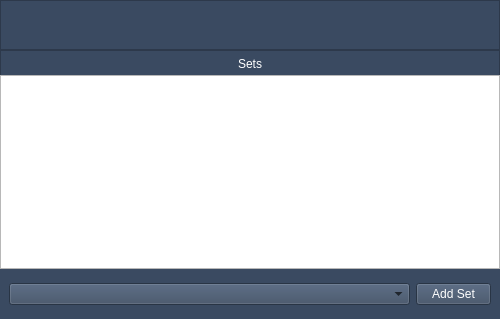
               <widget class="QFrame" name="flashcards_page_middle">
                <property name="minimumSize">
                 <size>
                  <width>500</width>
                  <height>0</height>
                 </size>
                </property>
                <property name="maximumSize">
                 <size>
                  <width>500</width>
                  <height>16777215</height>
                 </size>
                </property>
                <property name="styleSheet">
                 <string notr="true">QFrame#flashcards_page_middle{
border: solid lightgray;
border-width: 0px 1px 0px 0px;
}</string>
                </property>
                <property name="frameShape">
                 <enum>QFrame::NoFrame</enum>
                </property>
                <property name="frameShadow">
                 <enum>QFrame::Raised</enum>
                </property>
                <layout class="QVBoxLayout" name="verticalLayout_62">
                 <property name="spacing">
                  <number>0</number>
                 </property>
                 <property name="leftMargin">
                  <number>0</number>
                 </property>
                 <property name="topMargin">
                  <number>0</number>
                 </property>
                 <property name="rightMargin">
                  <number>0</number>
                 </property>
                 <property name="bottomMargin">
                  <number>0</number>
                 </property>
                 <item>
                  <widget class="QFrame" name="frame_37">
                   <property name="minimumSize">
                    <size>
                     <width>0</width>
                     <height>50</height>
                    </size>
                   </property>
                   <property name="maximumSize">
                    <size>
                     <width>16777215</width>
                     <height>50</height>
                    </size>
                   </property>
                   <property name="styleSheet">
                    <string notr="true">background-color: rgb(58, 74, 97);</string>
                   </property>
                   <property name="frameShape">
                    <enum>QFrame::StyledPanel</enum>
                   </property>
                   <property name="frameShadow">
                    <enum>QFrame::Raised</enum>
                   </property>
                  </widget>
                 </item>
                 <item>
                  <widget class="QFrame" name="middle_top_3">
                   <property name="minimumSize">
                    <size>
                     <width>0</width>
                     <height>25</height>
                    </size>
                   </property>
                   <property name="maximumSize">
                    <size>
                     <width>16777215</width>
                     <height>25</height>
                    </size>
                   </property>
                   <property name="styleSheet">
                    <string notr="true">background-color: rgb(58, 74, 97);</string>
                   </property>
                   <property name="frameShape">
                    <enum>QFrame::StyledPanel</enum>
                   </property>
                   <property name="frameShadow">
                    <enum>QFrame::Raised</enum>
                   </property>
                   <layout class="QHBoxLayout" name="horizontalLayout_42">
                    <property name="spacing">
                     <number>0</number>
                    </property>
                    <property name="leftMargin">
                     <number>0</number>
                    </property>
                    <property name="topMargin">
                     <number>0</number>
                    </property>
                    <property name="rightMargin">
                     <number>0</number>
                    </property>
                    <property name="bottomMargin">
                     <number>0</number>
                    </property>
                    <item>
                     <widget class="QLabel" name="textbook_info_label_3">
                      <property name="minimumSize">
                       <size>
                        <width>0</width>
                        <height>25</height>
                       </size>
                      </property>
                      <property name="styleSheet">
                       <string notr="true">color: white</string>
                      </property>
                      <property name="text">
                       <string>Sets</string>
                      </property>
                      <property name="alignment">
                       <set>Qt::AlignCenter</set>
                      </property>
                     </widget>
                    </item>
                   </layout>
                  </widget>
                 </item>
                 <item>
                  <widget class="QFrame" name="middle_bottom_3">
                   <property name="frameShape">
                    <enum>QFrame::StyledPanel</enum>
                   </property>
                   <property name="frameShadow">
                    <enum>QFrame::Raised</enum>
                   </property>
                   <layout class="QVBoxLayout" name="verticalLayout_64">
                    <property name="spacing">
                     <number>0</number>
                    </property>
                    <property name="leftMargin">
                     <number>0</number>
                    </property>
                    <property name="topMargin">
                     <number>0</number>
                    </property>
                    <property name="rightMargin">
                     <number>0</number>
                    </property>
                    <property name="bottomMargin">
                     <number>0</number>
                    </property>
                    <item>
                     <widget class="QListWidget" name="flashcard_sets_listwidget">
                      <property name="frameShape">
                       <enum>QFrame::NoFrame</enum>
                      </property>
                     </widget>
                    </item>
                   </layout>
                  </widget>
                 </item>
                 <item>
                  <widget class="QFrame" name="frame_41">
                   <property name="minimumSize">
                    <size>
                     <width>0</width>
                     <height>50</height>
                    </size>
                   </property>
                   <property name="maximumSize">
                    <size>
                     <width>16777215</width>
                     <height>50</height>
                    </size>
                   </property>
                   <property name="styleSheet">
                    <string notr="true">background-color: rgb(58, 74, 97);</string>
                   </property>
                   <property name="frameShape">
                    <enum>QFrame::NoFrame</enum>
                   </property>
                   <property name="frameShadow">
                    <enum>QFrame::Raised</enum>
                   </property>
                   <layout class="QHBoxLayout" name="horizontalLayout_41">
                    <item>
                     <widget class="QComboBox" name="flashcard_set_combobox"/>
                    </item>
                    <item>
                     <widget class="QPushButton" name="add_set_button">
                      <property name="minimumSize">
                       <size>
                        <width>75</width>
                        <height>0</height>
                       </size>
                      </property>
                      <property name="maximumSize">
                       <size>
                        <width>75</width>
                        <height>16777215</height>
                       </size>
                      </property>
                      <property name="styleSheet">
                       <string notr="true">color: rgb(255, 255, 255);</string>
                      </property>
                      <property name="text">
                       <string>Add Set</string>
                      </property>
                     </widget>
                    </item>
                   </layout>
                  </widget>
                 </item>
                </layout>
               </widget>
